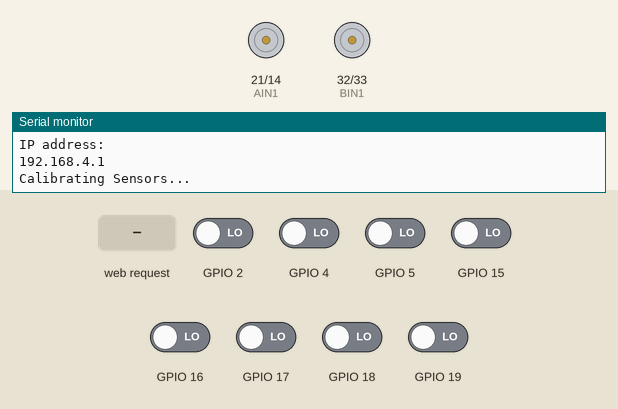
Recording of a program running on a simulated ESP32. Parts: motor-driver pin pairs drawn as motors (green arrow = first pin HIGH = forward, orange = second pin HIGH = backward, longer = more drive, scaled by the enable pin), the last lines printed to the serial monitor. The inputs (shaded band) are chosen by the test bench; at power-on: GPIO 2, GPIO 4, GPIO 5, GPIO 15–19 LOW.

Above: at 8.9 s.
9.0 s: HTTP request GET /update_sensors received
At 10.2 s:
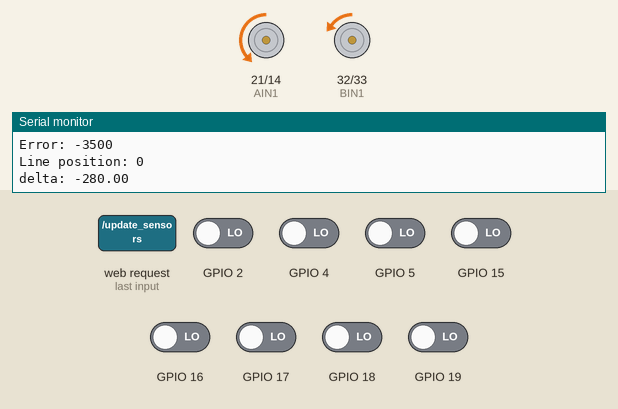
10.5 s: GPIO 2 driven HIGH
At 11.3 s:
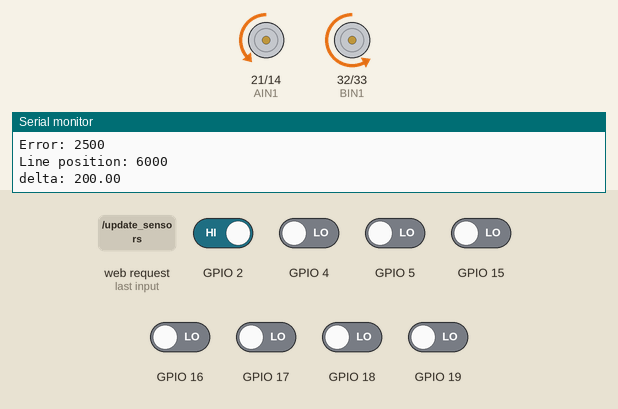
12.0 s: GPIO 4 driven HIGH
At 12.3 s:
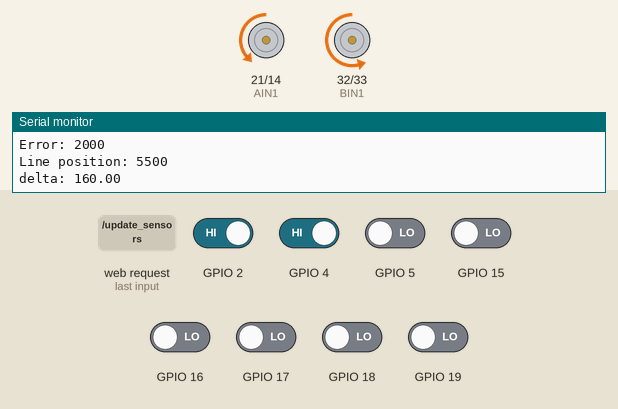
13.5 s: HTTP request GET /stop_motors received
At 14.7 s:
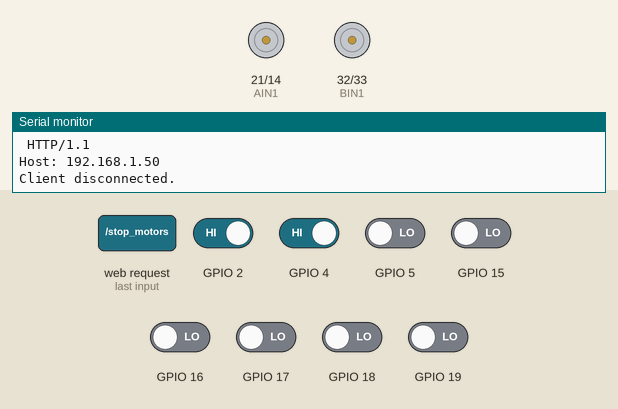
Timing chart, 0 to 16.0 s (numbered marks = the images above; inputs shaded):
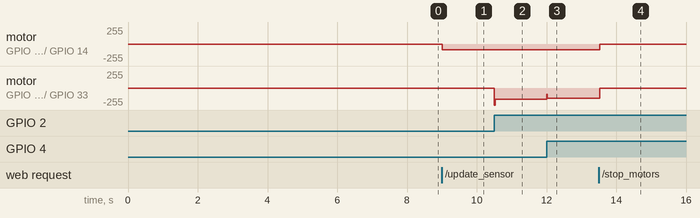

The program:

main.cpp
```cpp
#include <QTRSensors.h>
#include <Arduino.h>
#include <WiFi.h>
#include <server.h>
#include <motor.h>

Motor motor;
PrivateServer ser;

void setup() {
  // Configure the server and motor
  motor.initialize();
  ser.initialize();
  motor.setSensors();
  digitalWrite(motor.AIN1,LOW);
  digitalWrite(motor.BIN1,LOW);
  digitalWrite(motor.AIN2,HIGH);
  digitalWrite(motor.BIN2,HIGH);

//    ledcSetup(pwmChannelA,pwmFreq, pwmResolution);
//    ledcSetup(pwmChannelB,pwmFreq, pwmResolution);
//   // ledcSetup(pwmChannelC,pwmFreq,pwmResolution);

//   // Przypisanie kanału PWM do pinu
//   ledcAttachPin(motor.B_PWM,pwmChannelB);
//   ledcAttachPin(motor.A_PWM, pwmChannelA);
//   ledcAttachPin(pin2,pwmChannelC);

//   ledcWrite(pwmChannelA,120);
//   ledcWrite(pwmChannelB,120);
//   //ledcWrite(pwmChannelC,70);

}

void loop() {

 // motor.setMotors();

  ser.clients();

  motor.sensor_enabled = ser.sensorsEnabled;
  motor.updateSensors();


  // Update sensor readings

}
```

motor.cpp
```cpp
#include "motor.h"
#include "Arduino.h"
#include "QTRSensors.h"

QTRSensors qtr;

const uint8_t  SensorCount = 8;
const uint8_t  sensorCount = 8;
const uint8_t values[] = {19, 18, 5, 17, 16, 4, 2, 15};

int MaxSilnik = 100;

uint16_t sensorValues[SensorCount];


void Motor::initialize()
{
    pinMode(A_PWM, OUTPUT);
    pinMode(B_PWM, OUTPUT);
    pinMode(AIN1,OUTPUT);
    pinMode(BIN1,OUTPUT);
    pinMode(AIN2,OUTPUT);
    pinMode(BIN2,OUTPUT);

}

void Motor::setMotors()
{

}

void Motor::setSensors()
{
  qtr.setTypeRC();
  qtr.setSensorPins(values, sensorCount);

  Serial.begin(115200);
  delay(250);

  Serial.println("Calibrating Sensors...");
  for(int i = 0; i < 100; i++)
  {
    qtr.calibrate();
    delay(50);
  }
}

void Motor::updateSensors()
{
  if(sensor_enabled)
  {
    int maxError = KP * 3500 + KD * 3500;
    unsigned int linePosition = qtr.readLineBlack(sensorValues, QTRReadMode::On);
    //qtr.read(sensorValues, QTRReadMode::On);

    error = linePosition - 3500;
    Serial.print("Error: ");
    Serial.print(error);
    Serial.println();


    // for (uint8_t i = 0; i < sensorCount; i++) {
    //   Serial.print("Sensor ");
    //   Serial.print(i+1);
    //   Serial.print(": ");
    //   Serial.print(sensorValues[i]);
    //   Serial.print("  ");

    // }

    Serial.print("Line position: ");
    Serial.print(linePosition);
    Serial.println();

    float delta = KP * error + KD * (error - previousError);
    previousError = error;

    float percentError = (delta/maxError);

      int Mleft = M1 - percentError * 510 * (M1/M2);
      int Mright = M2 + percentError * 510 * (M2/M1);
      if(Mleft > 255)
        Mleft = 255;
      if(Mright > 255)
        Mright = 255;

        if(Mleft < 0)
          Mleft = 0;
        if(Mright < 0)
          Mright = 0;

      if(Mleft >= 0 && Mright >= 0)
      {
        digitalWrite(AIN1,LOW);
        digitalWrite(BIN1,LOW);
        digitalWrite(AIN2,HIGH);
        digitalWrite(BIN2,HIGH);
      }
      /*
      if(Mleft < 0)
      {
        Mleft = abs(Mleft);
        if(Mleft > 255)
          Mleft = 255;
        digitalWrite(AIN1, HIGH);
        digitalWrite(AIN2, LOW);
        digitalWrite(BIN1, LOW);
        digitalWrite(BIN2, HIGH);
      }
      if (Mright < 0)
      {
        Mright = abs(Mright);
        if(Mright > 255)
          Mright = 255;
        digitalWrite(AIN1, LOW);
        digitalWrite(AIN2, HIGH);
        digitalWrite(BIN1, HIGH);
        digitalWrite(BIN2, LOW);
      }
      */
      analogWrite(A_PWM, Mleft);
      analogWrite(B_PWM, Mright);

  //  if(delta >1200)
  //   {
  //     int Mright = 55;
  //     int Mleft = 65;
  //     digitalWrite(AIN1,HIGH);
  //     digitalWrite(BIN1,LOW);
  //     digitalWrite(AIN2,LOW);
  //     digitalWrite(BIN2,HIGH);
  //     analogWrite(A_PWM, Mleft);
  //     analogWrite(B_PWM, Mright);
  //   }

  //   else if(delta < -1200)
  //   {
  //     int Mright = 55;
  //     int Mleft = 65;
  //     digitalWrite(AIN1,LOW);
  //     digitalWrite(BIN1,HIGH);
  //     digitalWrite(AIN2,HIGH);
  //     digitalWrite(BIN2,LOW);
  //     analogWrite(A_PWM, Mleft);
  //     analogWrite(B_PWM, Mright);
  //   }
    // else if((delta < 1200 && delta > 800) || (delta > -1200 && delta < -800))
    // {
    //   int Mleft = (delta/6) * (M3/M4);
    //   int Mright = (delta/6) * (M4/M3);
    //   if(Mleft > 255)
    //     Mleft = 255;
    //   if(Mright > 255)
    //     Mright = 255;
    //   if(Mleft < 0)
    //     Mleft = 0;
    //   if(Mright < 0)
    //     Mright = 0;
    //   digitalWrite(AIN1,LOW);
    //   digitalWrite(BIN1,LOW);
    //   digitalWrite(AIN2,HIGH);
    //   digitalWrite(BIN2,HIGH);
    //   analogWrite(A_PWM, Mleft);
    //   analogWrite(B_PWM, Mright);
    // }


    Serial.println();
    Serial.print("delta: ");
    Serial.print(delta);
    Serial.println();
    /*
    Serial.println();
    Serial.print("LEFT MOTOR: ");
    Serial.print(Mleft);
    Serial.println();
    Serial.print("RIGHT MOTOR: ");
    Serial.print(Mright);
    Serial.println();
    */

    //Serial.print(linePosition);
    Serial.println();
    delay(20);// Opóźnienie pomiędzy odczytami
  } else
  {
    analogWrite(A_PWM, 0);
    analogWrite(B_PWM, 0);
  }

}
```

motor.h
```cpp
#pragma once
#include <QTRSensors.h>
#include <Arduino.h>


class Motor
{
public:
void setMotors();
void initialize();
void setSensors();
void updateSensors();
void updateError();
void stopMotors();
const int AIN1 = 21;
const int BIN1 = 32;
const int AIN2 = 14;
const int BIN2 = 33;
bool sensor_enabled = false;

String motorState;

float KP = 0.08;
float KD = 0.35;
int error = 0;
int previousError = 0;

const int M1 = 85;
const int M2 = 100;
const int M3 = 42;
const int M4 = 50;
const int A_PWM = 13;
const int B_PWM = 27;

private:

};
```

server.cpp
```cpp
#include <server.h>
#include <Arduino.h>
#include <WiFi.h>
#include <motor.h>

WiFiServer server(80);
Motor motor_ser;

void PrivateServer::initialize()
{
    Serial.begin(115200);


  WiFi.softAP(ssid,password);

  // Print IP address and start web server
  Serial.println("");
  Serial.println("IP address: ");
  Serial.println(WiFi.softAPIP());
  server.begin();

}

void PrivateServer::clients()
{
    WiFiClient client = server.available();   // Listen for incoming clients

    if (client) {                             // If a new client connects,
        currentTime = millis();
        previousTime = currentTime;
        Serial.println("New Client.");        // Print a message in the serial port
        String currentLine = "";              // Make a String to hold incoming data from the client

        while (client.connected() && currentTime - previousTime <= timeoutTime) {
            currentTime = millis();
            if (client.available()) {         // If there's bytes to read from the client,
                char c = client.read();       // Read a byte
                Serial.write(c);              // Print it out the serial monitor
                header += c;
                if (c == '\n')
                {              // If the byte is a newline character
                    if (currentLine.length() == 0)
                    {
                       client.println("HTTP/1.1 200 OK");
                        client.println("Content-type:text/html");
                        client.println("Connection: close");
                        client.println();

                        client.println("<!DOCTYPE html><html>");
                        client.println("<head><meta name=\"viewport\" content=\"width=device-width, initial-scale=1\">");
                        client.println("<link rel=\"icon\" href=\"data:,\">");
                        client.println("<style>html { font-family: monospace; text-align: center;}</style>");
                        client.println("</head><body><h1>ESP32 Web Server</h1>");
                        client.println("<p><a href=\"/update_sensors\"><button style='font-size:20px; padding:10px;'>Update Sensors</button></a></p>");
                        client.println("<p><a href=\"/stop_motors\"><button style='font-size:20px; padding:10px;'>Stop Motors</button></a></p>");
                        client.println("</body></html>");


                        // The HTTP response ends with another blank line
                        client.println();
                        break;
                    } else { // Clear currentLine on new line
                        currentLine = "";
                    }
                } else if (c != '\r') {
                    currentLine += c;  // Add to currentLine
                }
            }

            if (header.indexOf("GET /update_sensors") >= 0)
            {
                Serial.println("Sensor update requested.");
                sensorsEnabled = true;
                header = "";

            }

            if (header.indexOf("GET /stop_motors") >= 0)
            {

                Serial.println("Stop Motors Requested.");
                sensorsEnabled = false;
                header = "";
            }

        }
        client.flush();
        client.stop();
        Serial.println("Client disconnected.");
    }
}
```

server.h
```cpp
#pragma once
#include <Wifi.h>

class PrivateServer {
    public:
       void initialize();
       void clients();
       bool sensorsEnabled = false;
    private:
        const char* ssid = "MaksESP32";
        const char* password = "nigga2137";

        String header;

        String statePin16 = "off";
        String statePin17 = "off";

        const int output16 = 26;
        const int output17 = 27;

        unsigned long currentTime = millis();
        unsigned long previousTime = 0;
        const long timeoutTime = 2000;


};
```

Measured:
- after the input at 9.0 s, motor on GPIO 21 (AIN1) / GPIO 14 (AIN2): stopped → backward 85/255 at once; motor on GPIO 32 (BIN1) / GPIO 33 (BIN2): stopped → backward 5/255 at once
- after the input at 10.5 s, motor on GPIO 32 (BIN1) / GPIO 33 (BIN2): backward 5/255 → backward 167/255 at once
- after the input at 12.0 s, motor on GPIO 32 (BIN1) / GPIO 33 (BIN2): backward 167/255 → backward 154/255 at once
- after the input at 13.5 s, motor on GPIO 21 (AIN1) / GPIO 14 (AIN2): backward 85/255 → stopped at once; motor on GPIO 32 (BIN1) / GPIO 33 (BIN2): backward 154/255 → stopped at once
